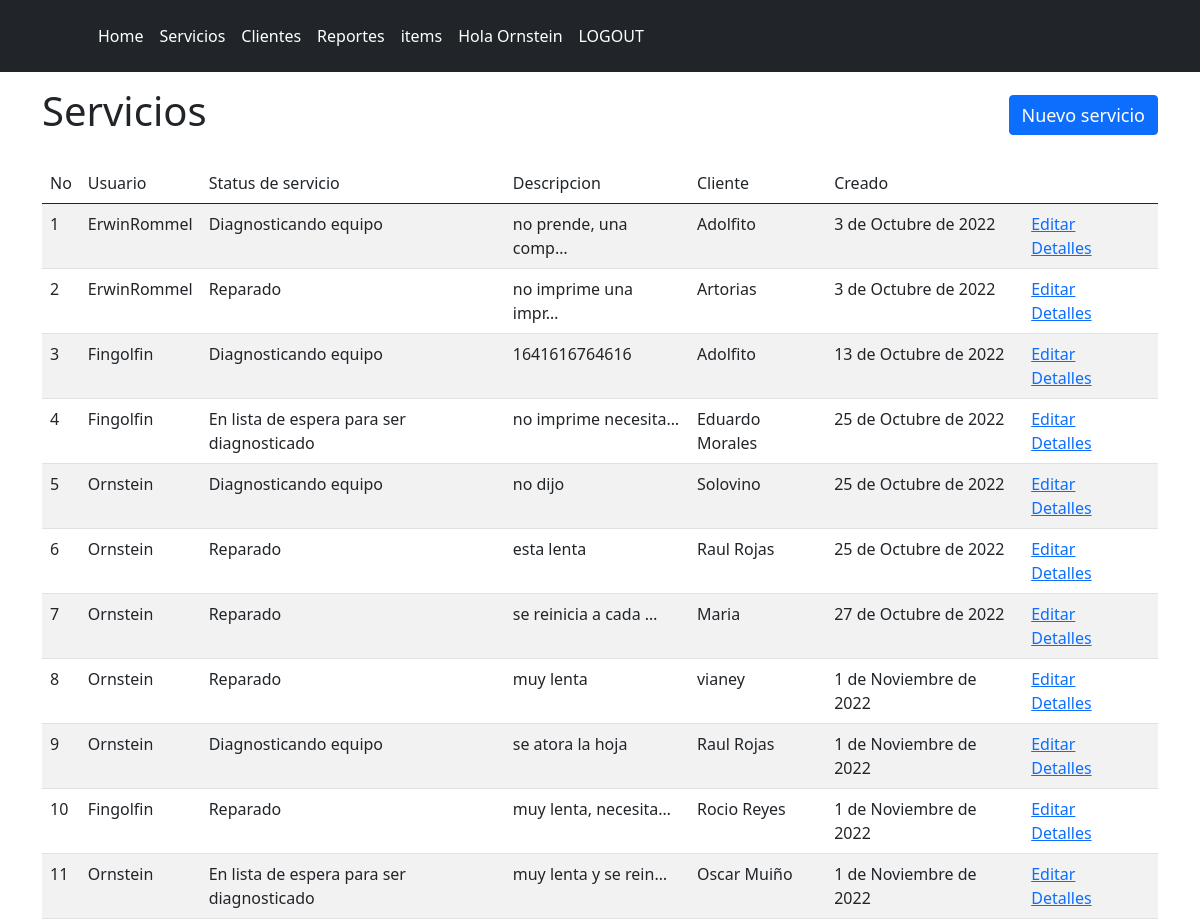
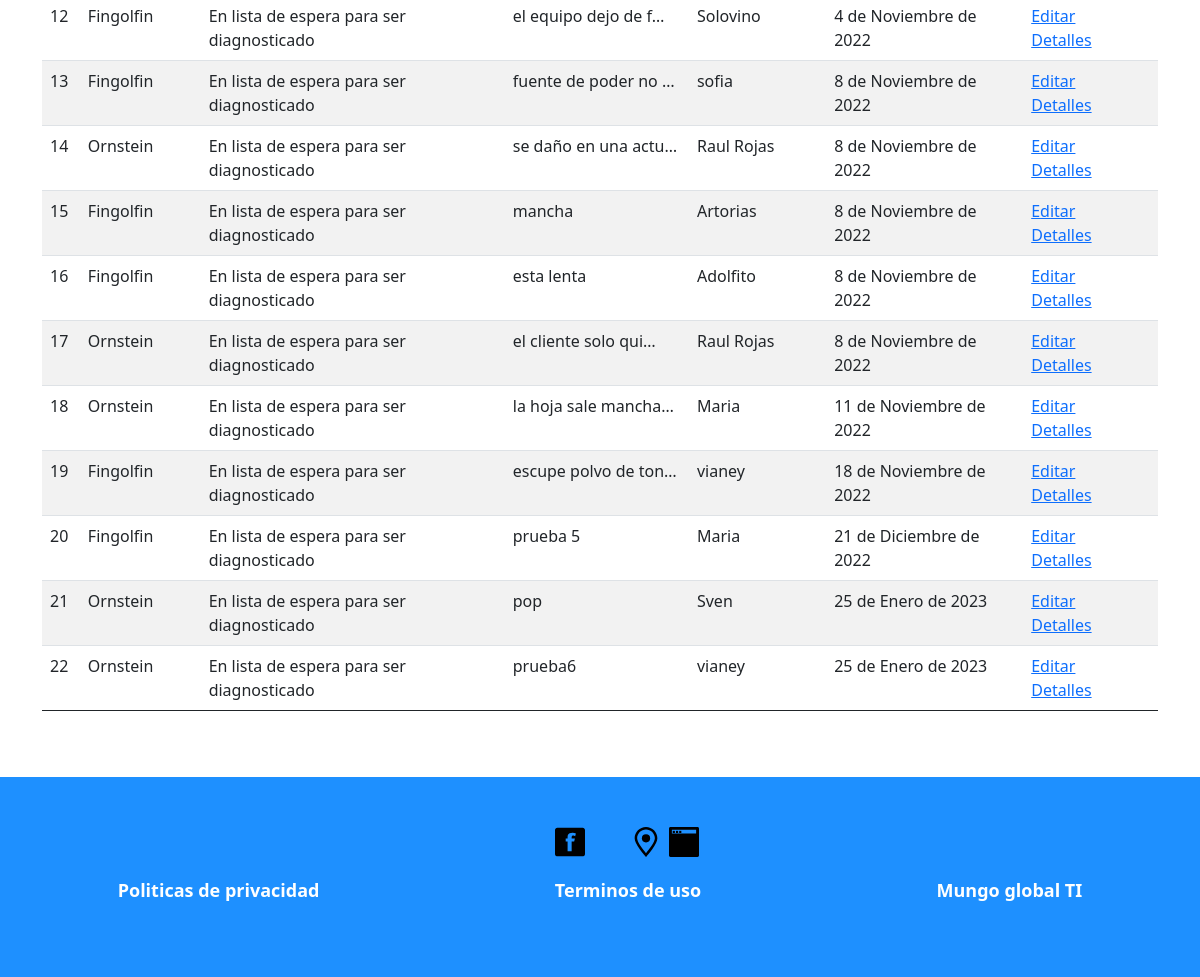
Page /services/ (signed in) on the committed database (2 pictures, top to bottom).
### feed/models.py (models this page shows, shortened)
class Service(models.Model):
    user = models.ForeignKey(User, on_delete = models.CASCADE)
    service_type = models.ForeignKey(TypeOfService, on_delete = models.DO_NOTHING)
    type_of_product = models.ForeignKey(TypeOfProduct, on_delete = models.DO_NOTHING)
    client = models.ForeignKey(Client, on_delete = models.CASCADE)
    status = models.ForeignKey(Status, on_delete = models.DO_NOTHING)
    model = models.CharField(max_length = 200, blank = True)
    serial_number = models.CharField(max_length = 200, blank = True)
    accesories = models.CharField(max_length = 200, blank = True)
    failure = models.TextField()
    is_working = models.BooleanField()
    is_damaged = models.BooleanField()
    is_complete = models.BooleanField()
    service_reference = models.CharField(max_length = 200)
    service_price = models.DecimalField(max_digits = 9, decimal_places = 2)
    client_pass = models.CharField(max_length = 200, unique = True)
    created = models.DateTimeField(auto_now_add = True)
    updated = models.DateTimeField(auto_now = True)

class Status(models.Model):
    name = models.CharField(max_length = 200, unique = True)
    created = models.DateTimeField(auto_now_add = True)
    updated = models.DateTimeField(auto_now = True)
    def __str__(self):
        return self.name

class Client(models.Model):
    name = models.CharField(max_length = 200)
    company_name = models.CharField(max_length = 200, blank = True)
    email = models.CharField(max_length = 200, blank = True, unique = True)
    phonenumber = models.CharField(max_length = 200, blank = True)
    adress = models.TextField(blank = True)
    created = models.DateTimeField(auto_now_add = True)
    updated = models.DateTimeField(auto_now = True)
    def __str__(self):
        return self.name

### feed/views.py (the view)
# urls.py: path("services/", views.services, name = "services"),
def services(request):
    all_services = Service.objects.all()
    return render(request, 'feed/services.html', {
        "all" : all_services
        })

### feed/templates/feed/services.html (shortened to what this page needs)
{% extends 'feed/index.html' %}
{% block content %}
{% if user.is_authenticated %}
<div class="container">
    <div class="services-title">
        <h1>Servicios</h1>
        <a class="btn btn-primary services-boton" href="new_service" role="button">Nuevo servicio</a>
    </div>
    <table class="table table-striped">
        <thead>
            <tr>
                <th scope="col">No</th>
                <th scope="col">Usuario</th>
                <th scope="col">Status de servicio</th>
                <th scope="col">Descripcion</th>
                <th scope="col">Cliente</th>
                <th scope="col">Creado</th>
                <th scope="col"></th>
                </tr>
        </thead>
        <tbody>
            {% for service in all  %}
            <tr>
                <th scope="row">{{ forloop.counter }} </th>
                <td>{{ service.user }} </td>
                <td>{{ service.status }} </td>
                <td>{{ service.failure|truncatechars:20 }} </td>
                <td>{{ service.client }} </td>
                <td>{{ service.created|date }} </td>
                <td>{% if user.is_superuser or user.is_staff %} <a href="update_service/{{service.id}}">Editar</a> {% endif %}&nbsp; &nbsp; <a href="service_detail/{{service.id}}">Detalles</a></td>
            </tr>
            {% endfor %}
            </tbody>
    </table>
</div>
{% else %}
    <h1>Inicia sesion</h1>
{% endif %}
{% endblock %}

### feed/templates/feed/index.html (shortened to what this page needs)
{% load static %}
<!DOCTYPE html>
<html lang="en">
<head>
    <link rel="stylesheet" href="{% static 'reset.css' %}">
    <link href="https://cdn.jsdelivr.net/npm/bootstrap@5.0.2/dist/css/bootstrap.min.css" rel="stylesheet">
    <link rel="stylesheet" href="{% static 'index.css' %}">
    <link rel="stylesheet" href="{% static 'login.css' %}">
    <link rel="stylesheet" href="{% static 'home.css' %}">
    <link rel="stylesheet" href="{% static 'services.css' %}">
    <link rel="stylesheet" href="{% static 'clients.css' %}">
    <link rel="stylesheet" href="{% static 'service_status.css' %}">
    <link rel="stylesheet" href="{% static 'new_item.css' %}">
    <link rel="stylesheet" href="{% static 'items.css' %}">
    <link rel="stylesheet" href="{% static 'update_service.css' %}">
    <link rel="stylesheet" href="{% static 'service_detail.css' %}">
    <link rel="stylesheet" href="{% static 'new_service.css' %}">
    <link rel="stylesheet" href="{% static 'reports.css' %}">
    <link rel="stylesheet" href="{% static 'footer.css' %}">
</head>
<body>
    <header class="p-3 bg-dark text-white">
        <div class="container">
            <div class="d-flex flex-wrap align-items-center justify-content-center justify-content-lg-start">
            <a href="/" class="d-flex align-items-center mb-2 mb-lg-0 text-white text-decoration-none">
                <svg class="bi me-2" width="40" height="32" role="img" aria-label="Bootstrap"><use xlink:href="#bootstrap"/></svg>
            </a>
                <div class="div-menu">
                    <div class="div-menu-each">
                        <ul class="nav col-12 col-lg-auto me-lg-auto mb-2 justify-content-center mb-md-0">
                            <li><a href="/home/" class="nav-link px-2 text-white">Home</a></li>
                            <li><a href="/services/" class="nav-link px-2 text-white">Servicios</a></li>
                            <li><a href="/clients/" class="nav-link px-2 text-white">Clientes</a></li>
                            {% if user.is_superuser or user.is_staff %}
                            <li><a href="/reports/" class="nav-link px-2 text-white">Reportes</a></li>
                            {% endif %}
                            <li> <a href="/items/" class="nav-link px-2 text-white">items</a></li>
                        </ul>
                    </div>
                    <div class="div-menu-each">
                        <ul class="nav col-12 col-lg-auto me-lg-auto mb-2 flex-end mb-md-0">
                        {% if user.is_authenticated %}
                            <li><a href="" class="nav-link px-2 text-white">Hola {{ user.username }}</a></li>
                            <li><a href="/logout/" class="nav-link px-2 text-white">LOGOUT</a></li>
                            {% else %}
                            <li><a href="/login/" class="nav-link px-2 text-white">LOGIN</a></li>
                        {% endif %}
                        </ul>
                    </div>
                </div>
            </div>
        </div>
    </header>
    {% block content %}{% endblock %}
    <footer>
        <div class="footer-div">
            <div class="footer-div-img">
                <img class="footer-image" src="{% static 'feed/images/facebook.svg' %}" alt="">
                <img class="footer-image" src="{% static 'feed/images/instagram.svg' %}" alt="">
                <img class="footer-image" src="{% static 'feed/images/location.svg' %}" alt="">
                <img class="footer-image" src="{% static 'feed/images/webpage.svg' %}" alt="">
            </div>
            <div class="footer-div-text">
                <div><p class="footer-text">Politicas de privacidad</p></div>
                <div><p class="footer-text">Terminos de uso</p></div>
                <div><p class="footer-text">Mungo global TI</p></div>
            </div>
        </div>
    </footer>
</body>
</html>

### feed/static/index.css (style rules this page uses)
body { position: relative; padding-bottom: 250px; min-height: 100vh; }
.div-menu { display: flex; justify-content: space-between; }
.div-menu-each { display: flex; justify-content: space-between; }

### feed/static/services.css (style rules this page uses)
.services-boton { height: 40px; font-size: 18px; }
.services-title { display: flex; justify-content: space-between; align-items: center; margin-top: 15px; margin-bottom: 20px; }

### feed/static/footer.css (style rules this page uses)
.footer-image { width: 30px; margin-bottom: 20px; margin-left: 8px; }
.footer-div { text-align: center; font-size: 18px; align-items: center; padding-top: 50px; }
.footer-text { color: white; font-weight: bold; padding: 0px; margin: 0; }
.footer-div-text { display: flex; justify-content: space-around; }
.footer-div-img { display: flex; justify-content: center; margin-left: 45px; }
footer { position: absolute; bottom: 0; width: 100%; height: 200px; background-color: #1E90FF; }

### rows in the picture
Service: user "ErwinRommel", status "Diagnosticando equipo", failure "no prende, una comp…", client "Adolfito", created "3 de Octubre de 2022"
Service: user "ErwinRommel", status "Reparado", failure "no imprime una impr…", client "Artorias", created "3 de Octubre de 2022"
Service: user "Fingolfin", status "Diagnosticando equipo", failure "1641616764616", client "Adolfito", created "13 de Octubre de 2022"
Service: user "Fingolfin", status "En lista de espera para ser diagnosticado", failure "no imprime necesita…", client "Eduardo Morales", created "25 de Octubre de 2022"
Service: user "Ornstein", status "Diagnosticando equipo", failure "no dijo", client "Solovino", created "25 de Octubre de 2022"
Service: user "Ornstein", status "Reparado", failure "esta lenta", client "Raul Rojas", created "25 de Octubre de 2022"
Service: user "Ornstein", status "Reparado", failure "se reinicia a cada …", client "Maria", created "27 de Octubre de 2022"
Service: user "Ornstein", status "Reparado", failure "muy lenta", client "vianey", created "1 de Noviembre de 2022"
Service: user "Ornstein", status "Diagnosticando equipo", failure "se atora la hoja", client "Raul Rojas", created "1 de Noviembre de 2022"
Service: user "Fingolfin", status "Reparado", failure "muy lenta, necesita…", client "Rocio Reyes", created "1 de Noviembre de 2022"
Service: user "Ornstein", status "En lista de espera para ser diagnosticado", failure "muy lenta y se rein…", client "Oscar Muiño", created "1 de Noviembre de 2022"
Service: user "Fingolfin", status "En lista de espera para ser diagnosticado", failure "el equipo dejo de f…", client "Solovino", created "4 de Noviembre de 2022"
Service: user "Fingolfin", status "En lista de espera para ser diagnosticado", failure "fuente de poder no …", client "sofia", created "8 de Noviembre de 2022"
Service: user "Ornstein", status "En lista de espera para ser diagnosticado", failure "se daño en una actu…", client "Raul Rojas", created "8 de Noviembre de 2022"
Service: user "Fingolfin", status "En lista de espera para ser diagnosticado", failure "mancha", client "Artorias", created "8 de Noviembre de 2022"
Service: user "Fingolfin", status "En lista de espera para ser diagnosticado", failure "esta lenta", client "Adolfito", created "8 de Noviembre de 2022"
Service: user "Ornstein", status "En lista de espera para ser diagnosticado", failure "el cliente solo qui…", client "Raul Rojas", created "8 de Noviembre de 2022"
Service: user "Ornstein", status "En lista de espera para ser diagnosticado", failure "la hoja sale mancha…", client "Maria", created "11 de Noviembre de 2022"
Service: user "Fingolfin", status "En lista de espera para ser diagnosticado", failure "escupe polvo de ton…", client "vianey", created "18 de Noviembre de 2022"
Service: user "Fingolfin", status "En lista de espera para ser diagnosticado", failure "prueba 5", client "Maria", created "21 de Diciembre de 2022"
Service: user "Ornstein", status "En lista de espera para ser diagnosticado", failure "pop", client "Sven", created "25 de Enero de 2023"
Service: user "Ornstein", status "En lista de espera para ser diagnosticado", failure "prueba6", client "vianey", created "25 de Enero de 2023"

### other values in the picture
{{ user.username }} "Ornstein"
